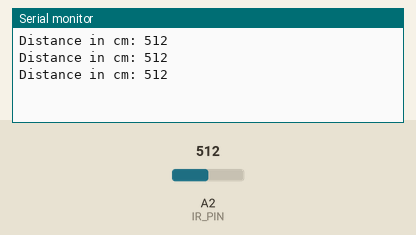
This sketch was run on a simulated Arduino Uno, built with avr-gcc and run on an emulated ATmega328P. Shown: the last lines printed to the serial monitor. The test bench sets the inputs (shaded band); at power-on: A2 (IR_PIN) = 512.

Above: at 1.3 s.
1.4 s: A2 (IR_PIN) set to 716
At 1.9 s:
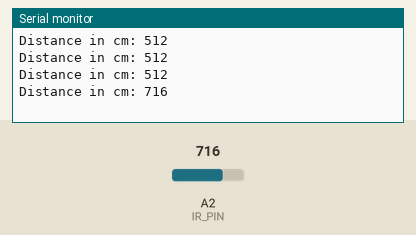
2.9 s: A2 (IR_PIN) set to 900
At 3.4 s:
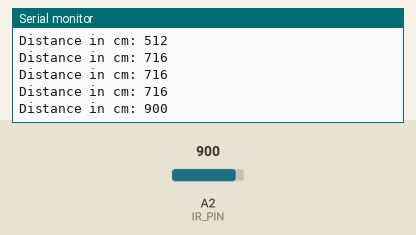
Timing chart, 0 to 5.9 s (numbered marks = the images above; inputs shaded):
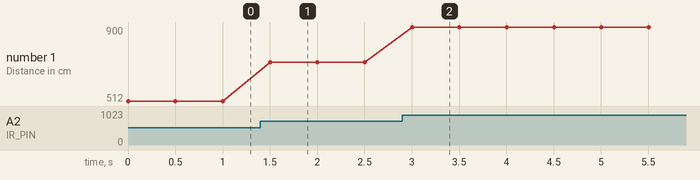

Measured:
- after the input at 1.4 s, the serial monitor: prints a new line after 0.10 s (image 1)
- after the input at 2.9 s, the serial monitor: prints a new line after 0.10 s (image 2)
- plotted number 1: 512 → 716 after the input at 1.4 s, 716 → 900 after the input at 2.9 s

The sketch:

ir_sensor.ino
```cpp
int IR_PIN = 2;

void setup()
{
  Serial.begin(9600);
  pinMode(IR_PIN, INPUT);
}

float get_Sharp_GP2Y0A21YK_Distance(int PinID)
{
    // Read analog to digital converter value
    float ADCValue = (float)analogRead(PinID);

    // Convert in millimeters and return distance
    return  200.3775040589502
            - 2.2657665648980 * ADCValue
            + 0.0116395328796 * ADCValue * ADCValue
            - 0.0000299194195 * ADCValue * ADCValue * ADCValue
            + 0.0000000374087 * ADCValue * ADCValue * ADCValue * ADCValue
            - 0.0000000000181 * ADCValue * ADCValue * ADCValue * ADCValue * ADCValue;
}

void loop()
{
  Serial.print("\nDistance in cm: ");
  Serial.print(analogRead(IR_PIN));
  delay(500); //make it readable
}
```
